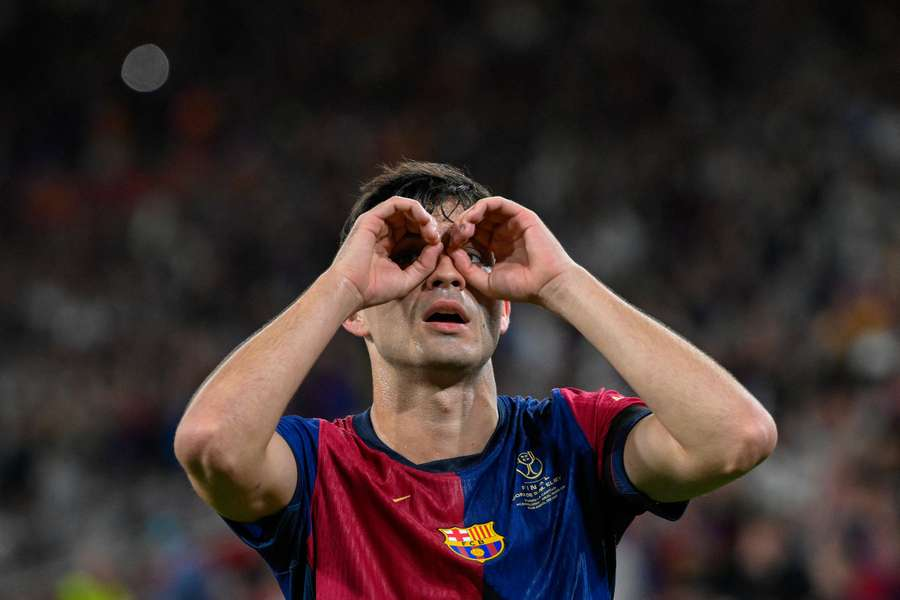
#> input picture input.jpg, 900 x 600 px
$ python OpenCV_Test.py
#> lines starting #> are read from the running program, lines starting #| are printed output that depends on the picture
# [39 lines of commented-out code are left out]

import cv2
import numpy as np
image=cv2.imread('input.jpg')
#> image is the input picture: shape (600, 900, 3); mean B, G, R 46, 47.1, 60.2
print(image.shape)
#| (600, 900, 3)
cv2.imshow('original', image)
cv2.waitKey()
gray_image = cv2.cvtColor(image, cv2.COLOR_BGR2GRAY)
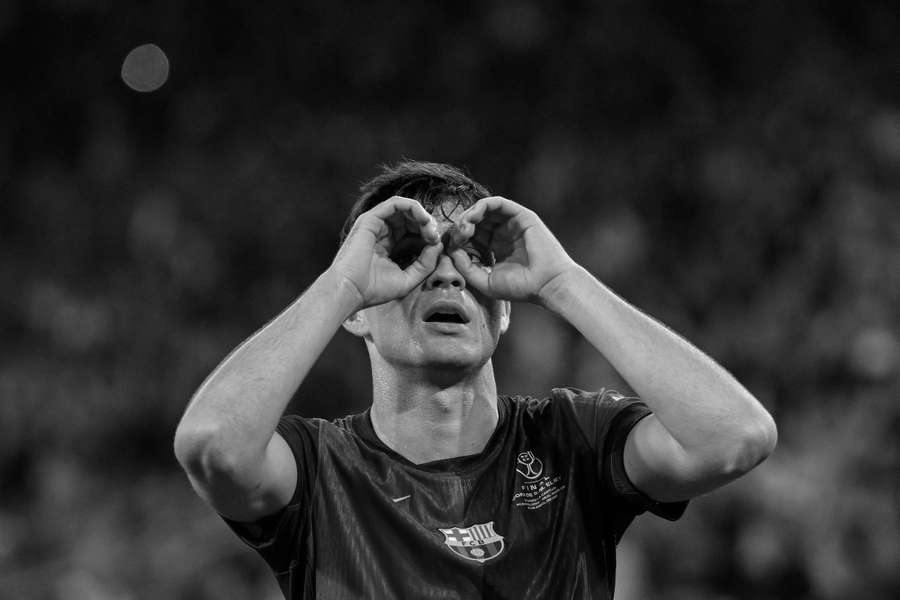
#> gray_image: shape (600, 900); min 0, max 252, mean 50.9
cv2.imshow('grayscale', gray_image)
print(gray_image.shape)
#| (600, 900)
cv2.waitKey()
#> (the run stopped early here; a loop or call above may not have finished)

$ run again, with photo.jpg copied over input.jpg
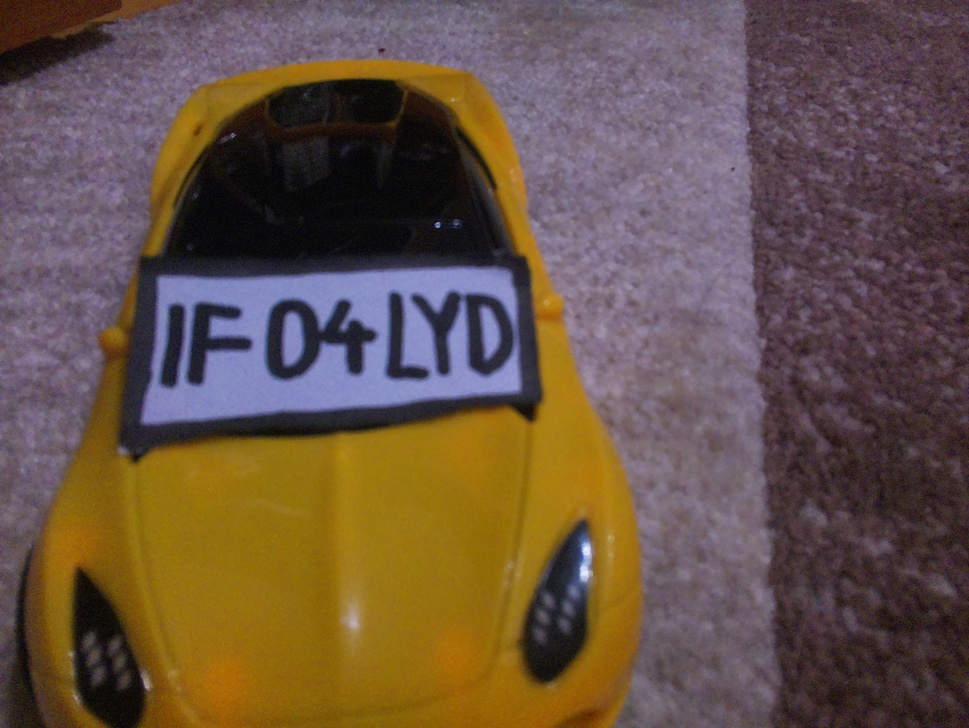
#> input picture photo.jpg, 969 x 728 px, shrunk from 3280 x 2464 before the run
#> image is the input picture: shape (728, 969, 3); mean B, G, R 69.8, 83, 103
#| (728, 969, 3)
#> `gray_image = cv2.cvtColor(image, cv2.COLOR_BGR2GRAY)`:
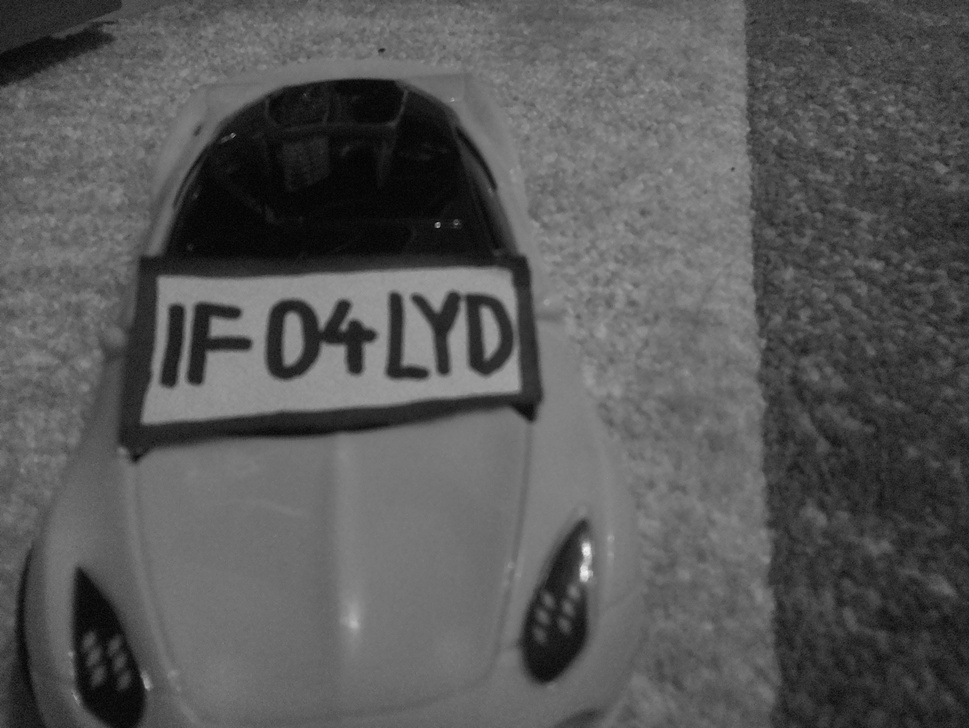
#> gray_image: shape (728, 969); min 0, max 243, mean 87.4
#| (728, 969)

$ run again, with photo1.jpg copied over input.jpg
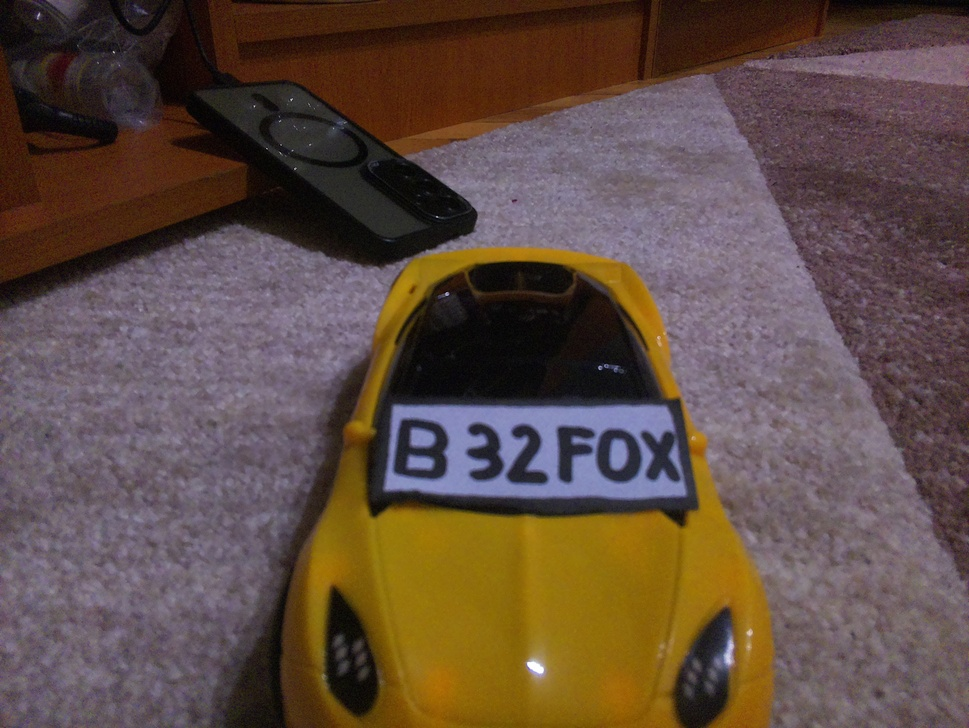
#> input picture photo1.jpg, 969 x 728 px, shrunk from 3280 x 2464 before the run
#> image is the input picture: shape (728, 969, 3); mean B, G, R 67.5, 76.5, 95.2
#| (728, 969, 3)
#> `gray_image = cv2.cvtColor(image, cv2.COLOR_BGR2GRAY)`:
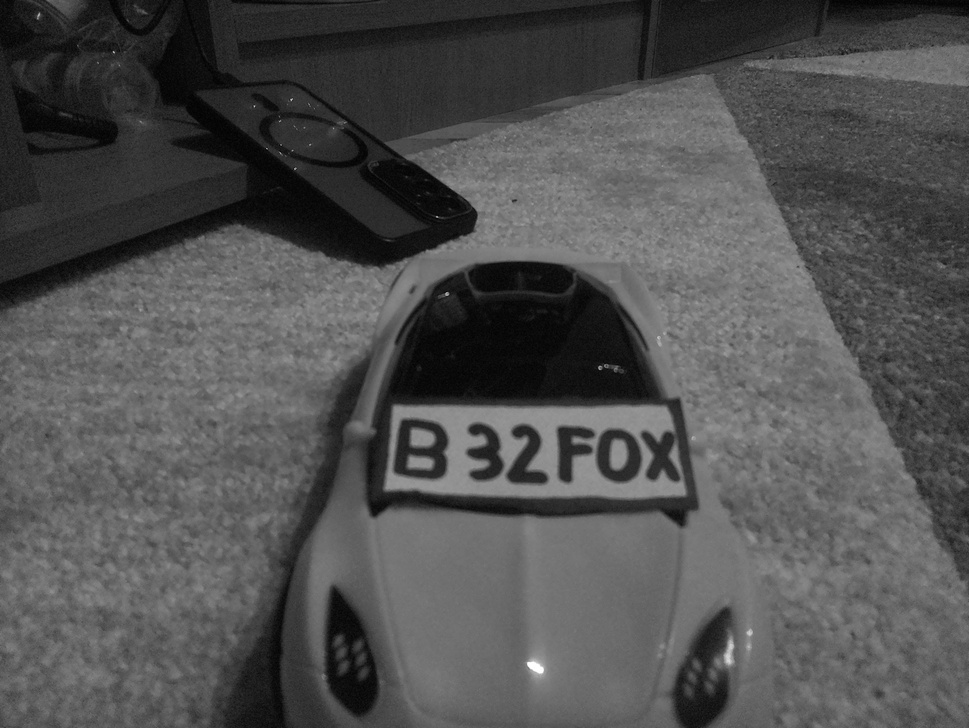
#> gray_image: shape (728, 969); min 0, max 255, mean 81.1
#| (728, 969)
